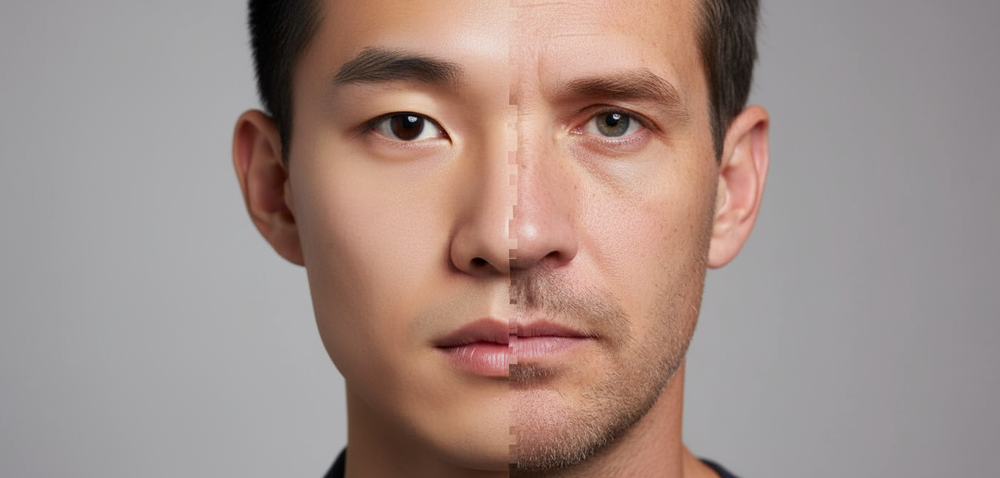
#> input picture generated-image.png, 1000 x 478 px, shrunk from 1472 x 704 before the run
$ python -i morph_detector.py   (imports and definitions only)   (older library calls are emulated)
#> lines starting #> are read from the running program, lines starting #| are printed output that depends on the picture; after the words box and inside, x2 and y2 are one past the last pixel; in counts of white or black regions, pixels touching at a corner belong together
#> further down, picture is the input picture: shape (478, 1000, 3); mean B, G, R 135.2, 141.9, 161.9
import cv2
import numpy as np

class MorphDetector:
    def __init__(self, discrepancy_flag=25.0, penalty=15.0):
        self.discrepancy_flag = discrepancy_flag
        self.penalty = penalty
        self.model = None  # Placeholder for real model if any

    def detect_prob_single(self, img_bgr):
        if self.model:
            prob = float(self.model.predict(img_bgr))
            return np.clip(prob, 0, 100)

        # Heuristic fallback with enhanced signals
        gray = cv2.cvtColor(img_bgr, cv2.COLOR_BGR2GRAY)

        # 1. Frequency analysis
        f = np.fft.fft2(gray)
        fshift = np.fft.fftshift(f)
        mag = np.log1p(np.abs(fshift))
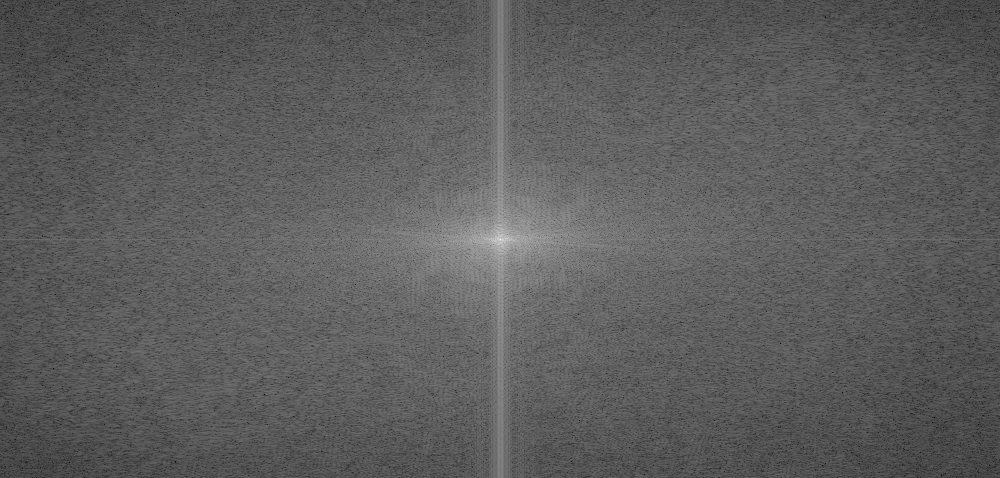
#> mag: shape (478, 1000) float64; min 1.26, max 18.07, mean 7.38; drawn with min black and max white
        h, w = mag.shape
#> h = 478; w = 1000
        center = mag[h//2-12:h//2+12, w//2-12:w//2+12].mean()
#> center = 12.6
        band = mag[h//2-36:h//2+36, w//2-36:w//2+36].mean()
#> band = 10.82
        freq_score = max(0.0, (band - center) * 6.0)
#> freq_score = 0

        # 2. Symmetry analysis
        edges = cv2.Canny(gray, 60, 160)
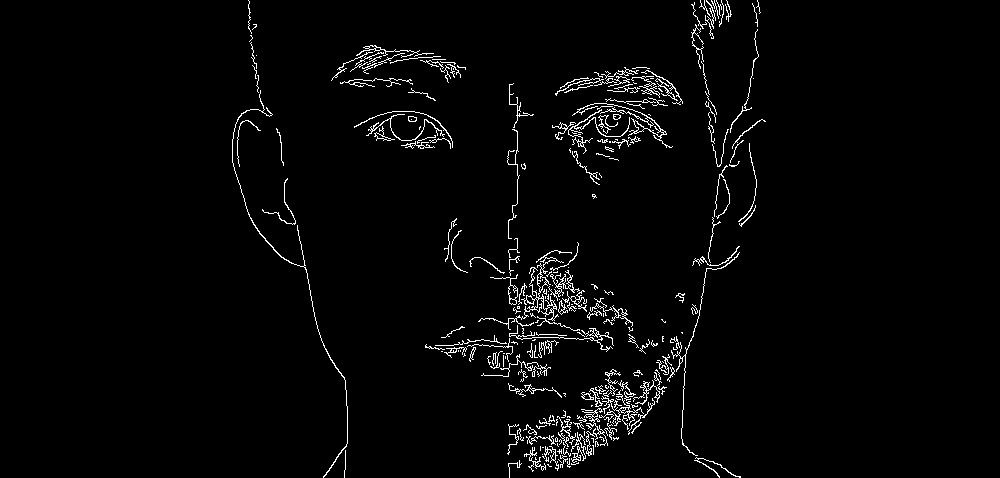
#> edges: shape (478, 1000); 2.5% white in thin lines or dots, all inside (x1, y1, x2, y2) = (232, 0, 766, 478)
        left, right = edges[:, :w//2].mean(), edges[:, w//2:].mean()
#> left = 3.12; right = 9.83
        sym_score = abs(left - right) * 5.0
#> sym_score = 33.55

        # 3. Gamma variance
        vals = []
        for g in (0.8, 1.0, 1.2, 1.4):
            aug = np.clip((gray / 255.0)**g, 0, 1)
            vals.append(float(aug.mean()))
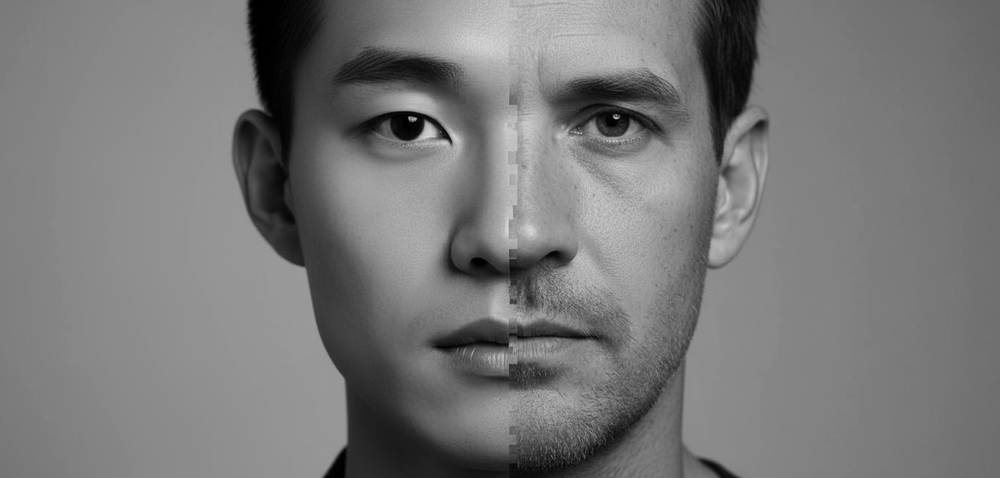
#> aug: shape (478, 1000) float64; min 0, max 0.871, mean 0.472
#> after the loop, vals = [0.64, 0.577, 0.522, 0.472]
        var_score = np.std(vals) * 600.0
#> var_score = 37.43

        # ✅ NEW: 4. Texture inconsistency (Local Binary Patterns variance)
        h_regions, w_regions = gray.shape[0] // 4, gray.shape[1] // 4
#> h_regions = 119; w_regions = 250
        region_stds = []
        for i in range(4):
            for j in range(4):
                region = gray[i*h_regions:(i+1)*h_regions, j*w_regions:(j+1)*w_regions]
                region_stds.append(np.std(region))
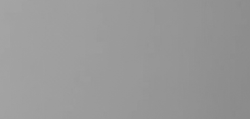
#> region: shape (119, 250); min 138, max 165, mean 152.5
#> after the loop, region_stds = [7.25, 62.33, 60.09, 13, 17.53, 48.65, 33.1, 9.11, 5.93, 40.06, 32.14, 6.47, 6.37, 47.59, 35.84, 6.52]
        texture_score = np.std(region_stds) * 2.0  # Inconsistent texture patches
#> texture_score = 39.54

        # ✅ NEW: 5. Gradient magnitude variance (blending artifacts)
        gx = cv2.Sobel(gray, cv2.CV_64F, 1, 0, ksize=3)
        gy = cv2.Sobel(gray, cv2.CV_64F, 0, 1, ksize=3)
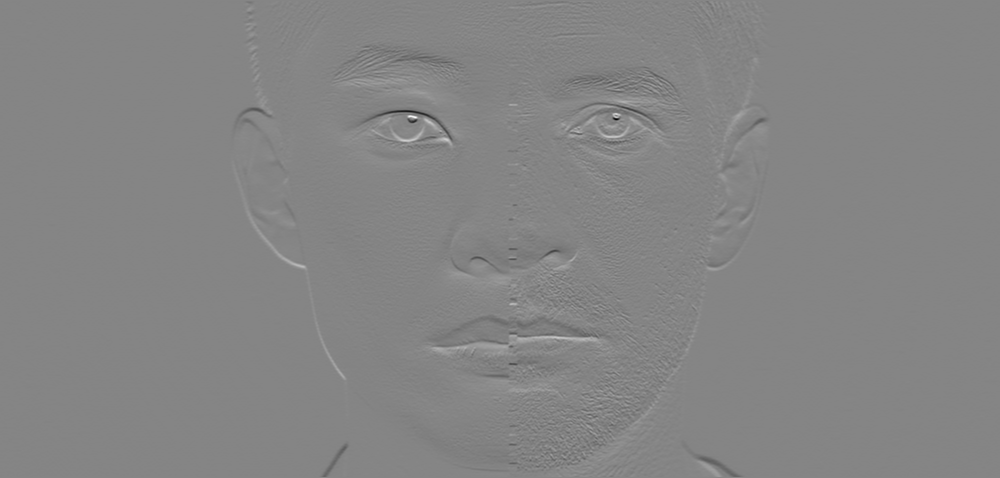
#> gy: shape (478, 1000) float64; min -760, max 697, mean -0.3; drawn with min black and max white
        grad_mag = np.sqrt(gx**2 + gy**2)
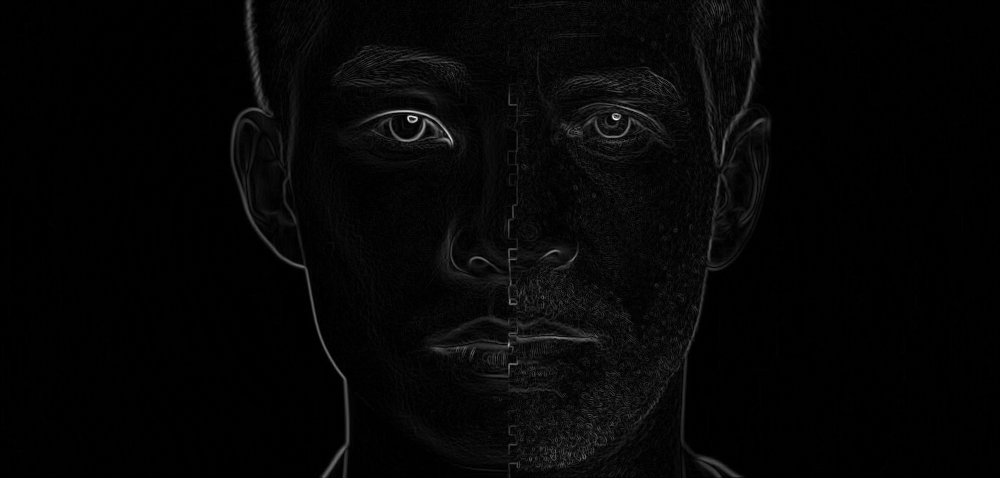
#> grad_mag: shape (478, 1000) float64; min 0, max 760.4, mean 17.3; drawn with min black and max white
        grad_score = np.std(grad_mag) * 0.5
#> grad_score = 16.16

        # ✅ NEW: 6. Color channel correlation (morphs show channel misalignment)
        if len(img_bgr.shape) == 3:
            b, g, r = cv2.split(img_bgr)
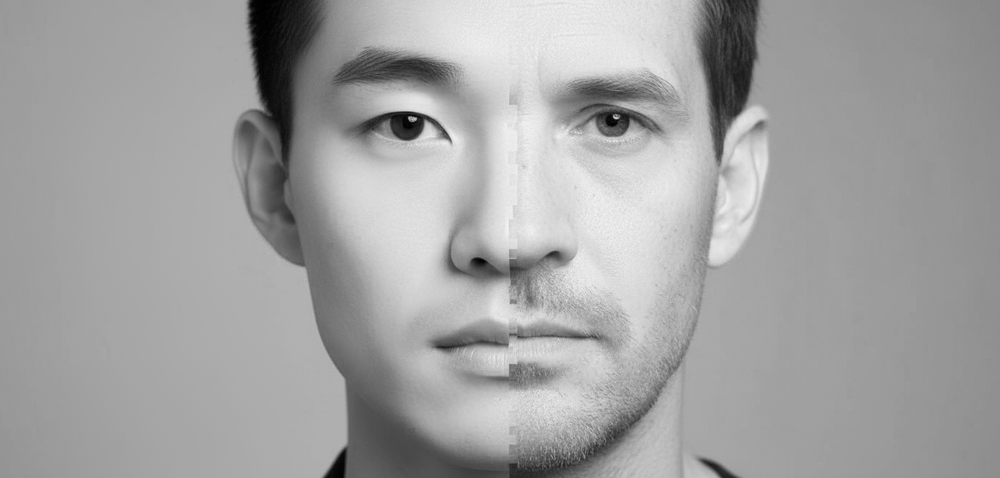
#> r: shape (478, 1000); min 0, max 247, mean 161.9
            corr_bg = np.corrcoef(b.flatten(), g.flatten())[0, 1]
#> corr_bg = 0.965
            corr_br = np.corrcoef(b.flatten(), r.flatten())[0, 1]
#> corr_br = 0.665
            corr_gr = np.corrcoef(g.flatten(), r.flatten())[0, 1]
#> corr_gr = 0.826
            avg_corr = (corr_bg + corr_br + corr_gr) / 3.0
#> avg_corr = 0.819
            color_score = (1.0 - avg_corr) * 30.0  # Lower correlation = higher morph
#> color_score = 5.44
        else:
            color_score = 0.0

        # Weighted combination (adjusted weights)
        prob = (0.30 * freq_score +
                0.25 * sym_score +
                0.15 * var_score +
                0.12 * texture_score +
                0.10 * grad_score +
                0.08 * color_score)
#> prob = 20.8

        return np.clip(prob, 0, 100)

    # [45 lines left out: functions detect_both, _heuristic_prob, not called in this run]

>>> import cv2
>>> picture = cv2.imread('../generated-image.png')
>>> result = MorphDetector().detect_prob_single(picture)
#> result = 20.8

$ run again, on image1.png
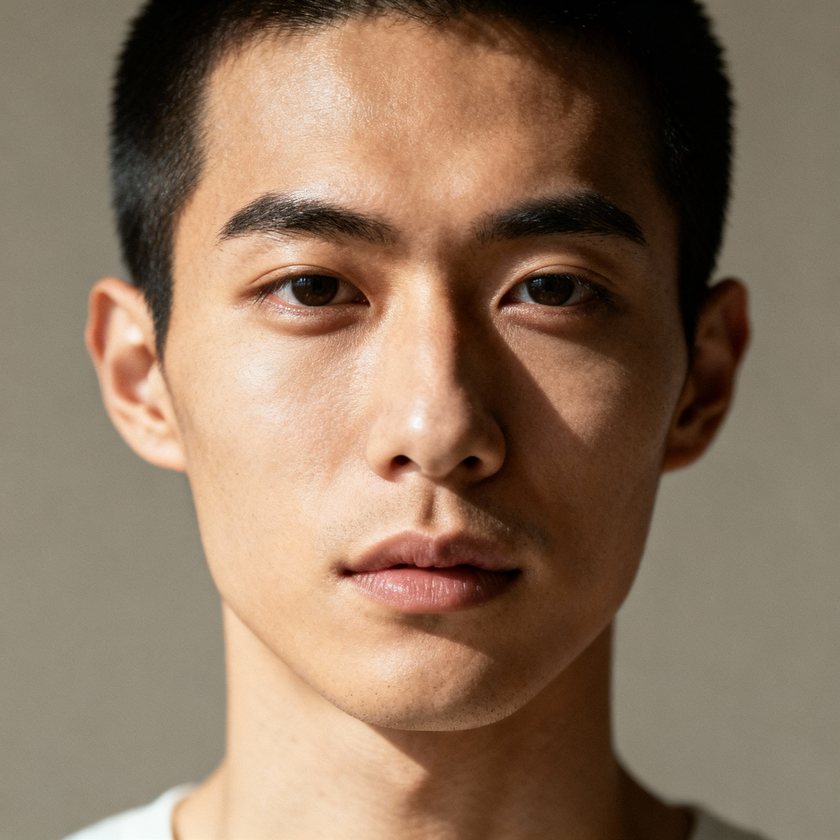
#> input picture image1.png, 840 x 840 px, shrunk from 2048 x 2048 before the run
#> picture is the input picture: shape (840, 840, 3); mean B, G, R 94.3, 115.8, 139.9
#> center = 13.13
#> band = 11.42
#> freq_score = 0
#> in detect_prob_single, `edges = cv2.Canny(gray, 60, 160)`:
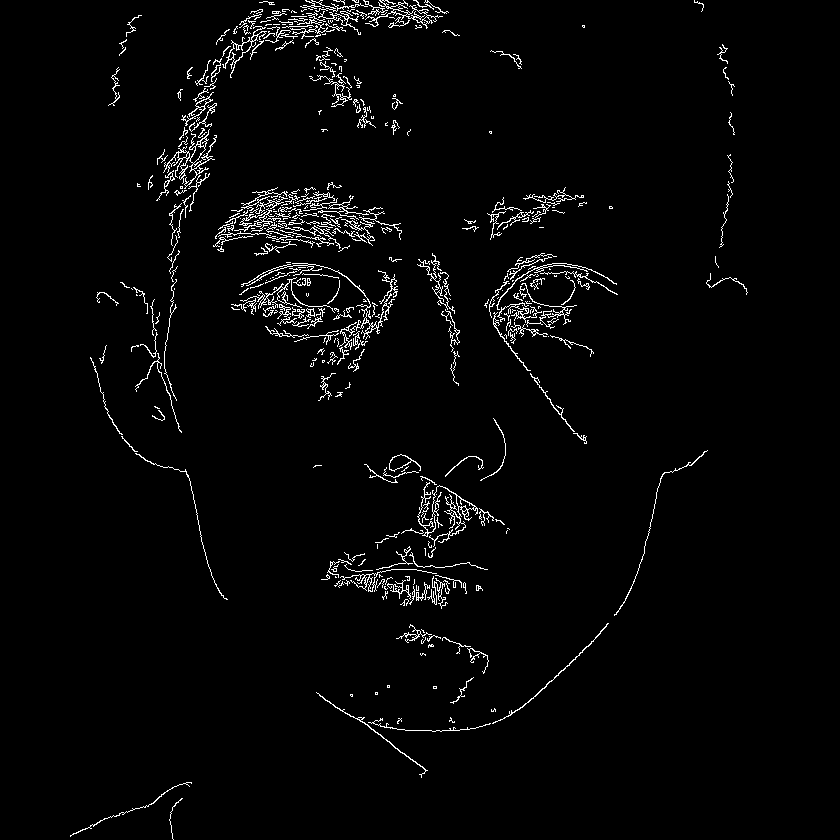
#> edges: shape (840, 840); 2.6% white in thin lines or dots, all inside (x1, y1, x2, y2) = (70, 0, 748, 840)
#> left = 8.75; right = 4.26
#> sym_score = 22.41
#> after the loop in detect_prob_single, `for g in (0.8, 1.0, 1.2, 1.4):`: vals = [0.533, 0.473, 0.422, 0.38]
#> var_score = 34.44
#> after the loop in detect_prob_single, `for i in range(4):`: region_stds = [49.9, 53.19, 60.4, 54.65, 46.66, 63.04, 57.61, 48.74, 20.8, 34.64, 38.84, 29.17, 26.84, 30.55, 33.09, 28.71]
#> texture_score = 26.14
#> grad_score = 14.84
#> in detect_prob_single, `b, g, r = cv2.split(img_bgr)`:
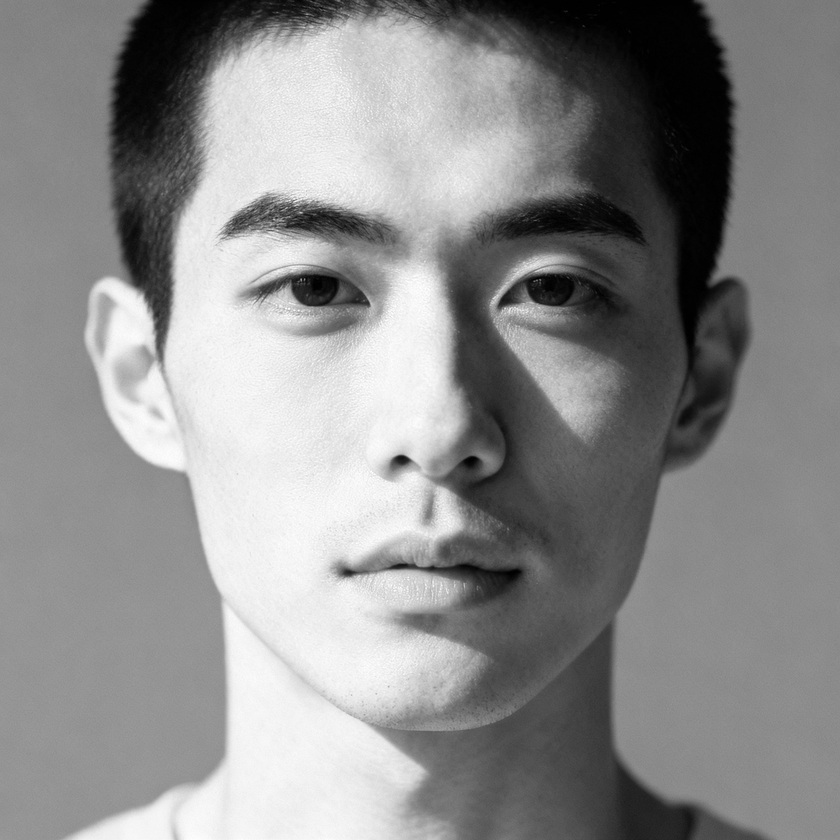
#> r: shape (840, 840); min 0, max 255, mean 139.9
#> corr_bg = 0.991
#> corr_br = 0.928
#> corr_gr = 0.965
#> avg_corr = 0.961
#> color_score = 1.17
#> prob = 15.48

$ run again, on image2.png
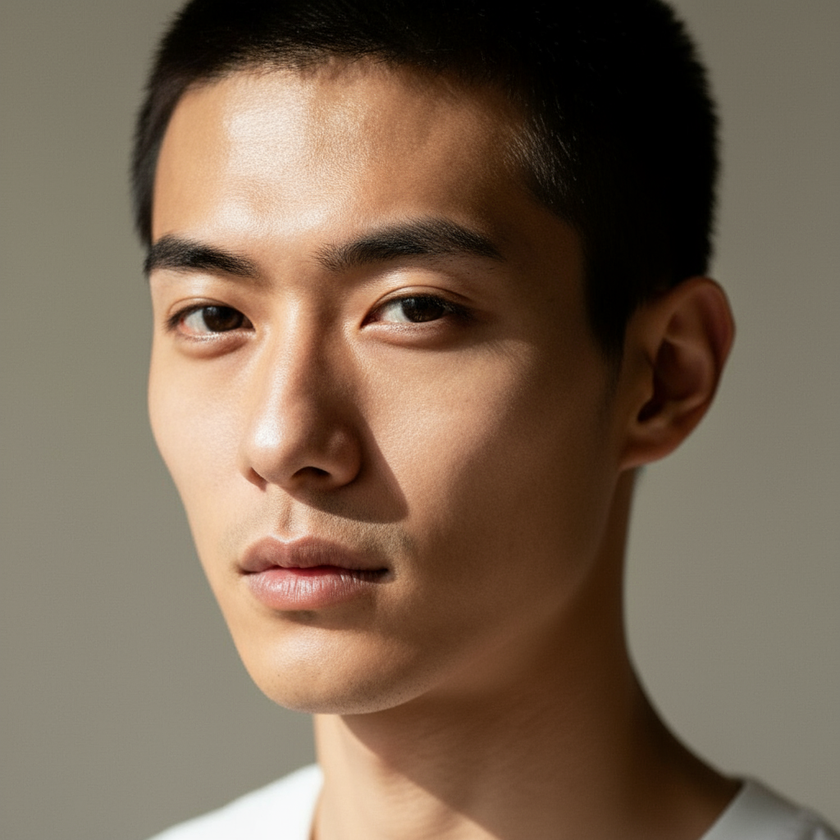
#> input picture image2.png, 840 x 840 px, shrunk from 1024 x 1024 before the run
#> picture is the input picture: shape (840, 840, 3); mean B, G, R 83.7, 102.1, 121.5
#> center = 13.11
#> band = 11.33
#> freq_score = 0
#> in detect_prob_single, `edges = cv2.Canny(gray, 60, 160)`:
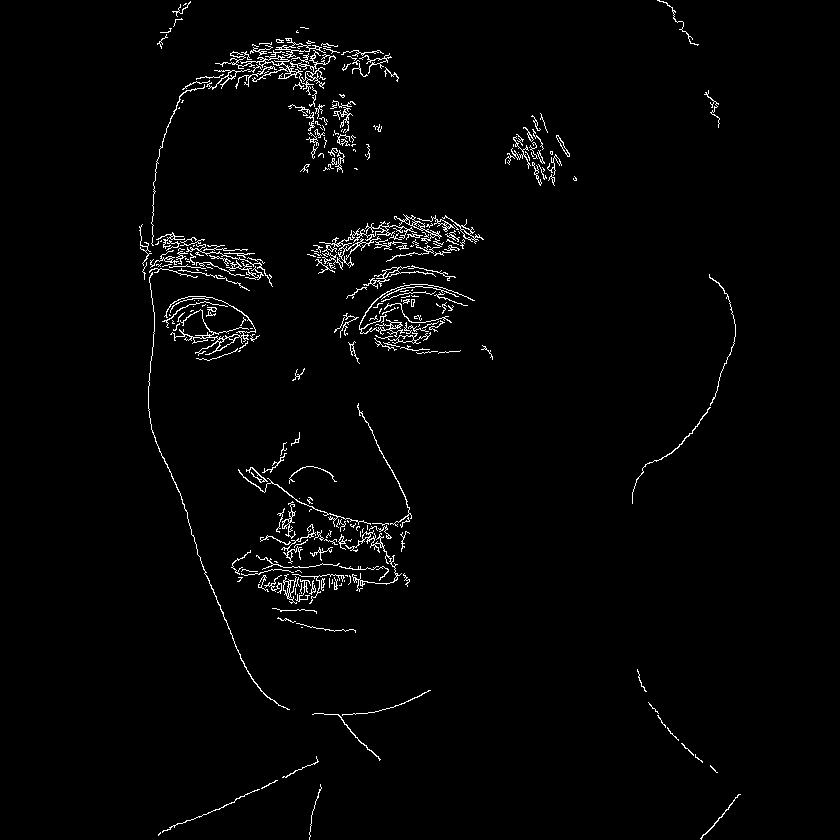
#> edges: shape (840, 840); 2% white in thin lines or dots, all inside (x1, y1, x2, y2) = (139, 0, 741, 840)
#> left = 8.39; right = 1.77
#> sym_score = 33.11
#> after the loop in detect_prob_single, `for g in (0.8, 1.0, 1.2, 1.4):`: vals = [0.477, 0.415, 0.363, 0.321]
#> var_score = 35.08
#> after the loop in detect_prob_single, `for i in range(4):`: region_stds = [42.17, 82.58, 34.71, 50.92, 35.98, 60.13, 48.08, 48.07, 22.86, 62.63, 32.59, 18.77, 13.29, 50.14, 27.08, 40.08]
#> texture_score = 34.48
#> grad_score = 14.13
#> in detect_prob_single, `b, g, r = cv2.split(img_bgr)`:
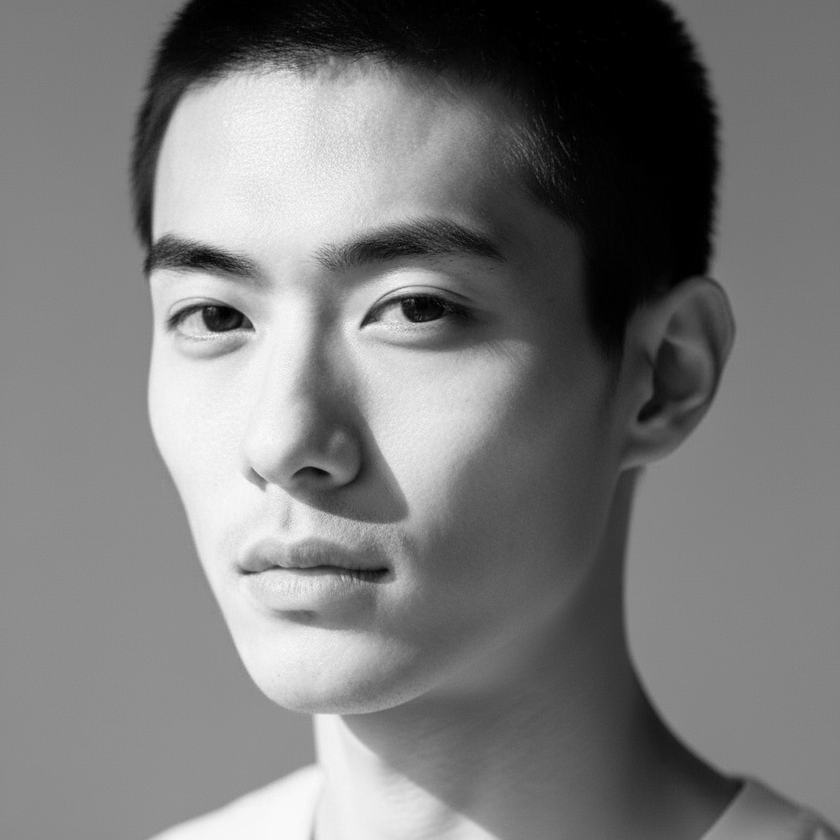
#> r: shape (840, 840); min 0, max 253, mean 121.5
#> corr_bg = 0.989
#> corr_br = 0.916
#> corr_gr = 0.961
#> avg_corr = 0.955
#> color_score = 1.34
#> prob = 19.2
